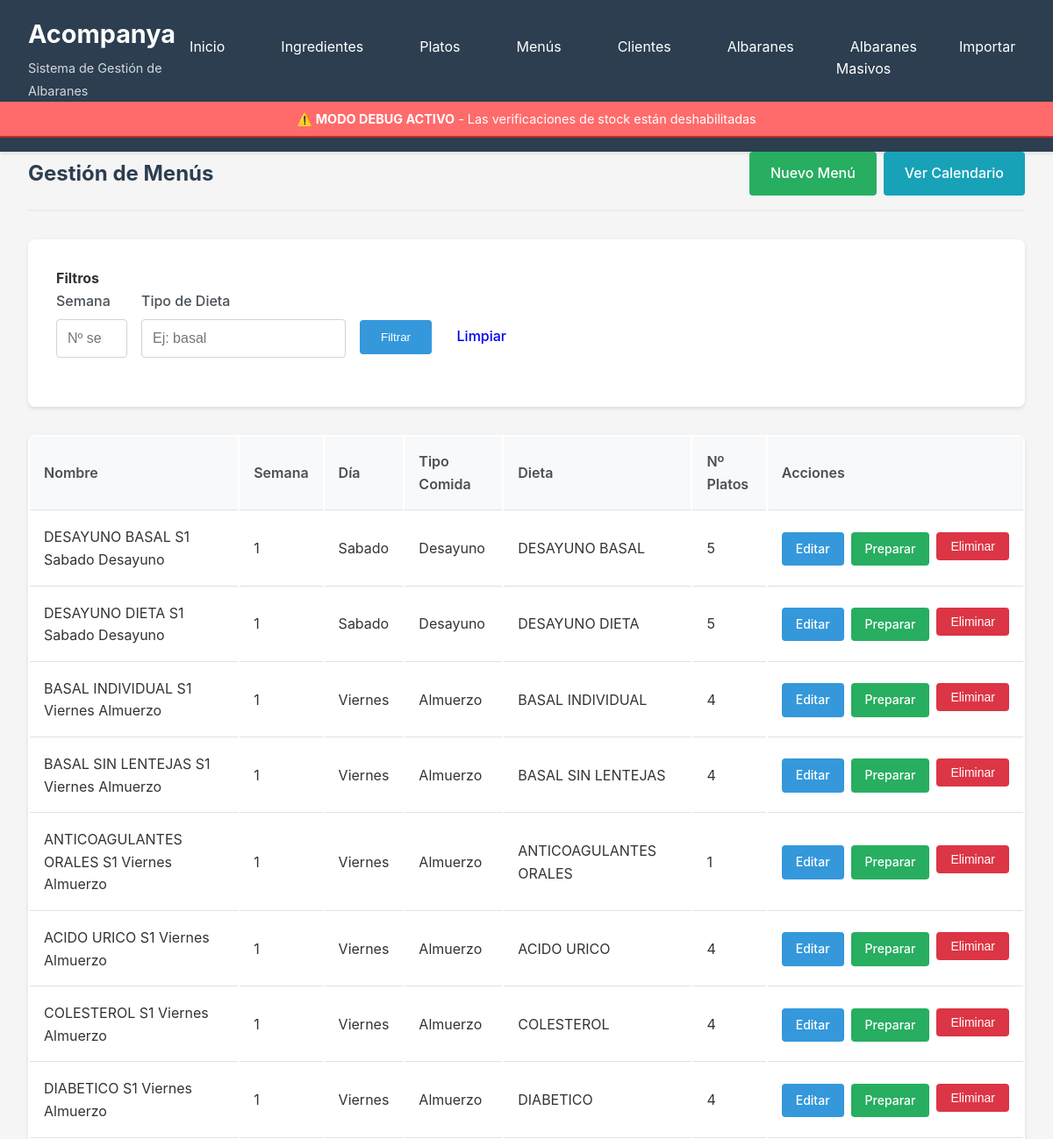
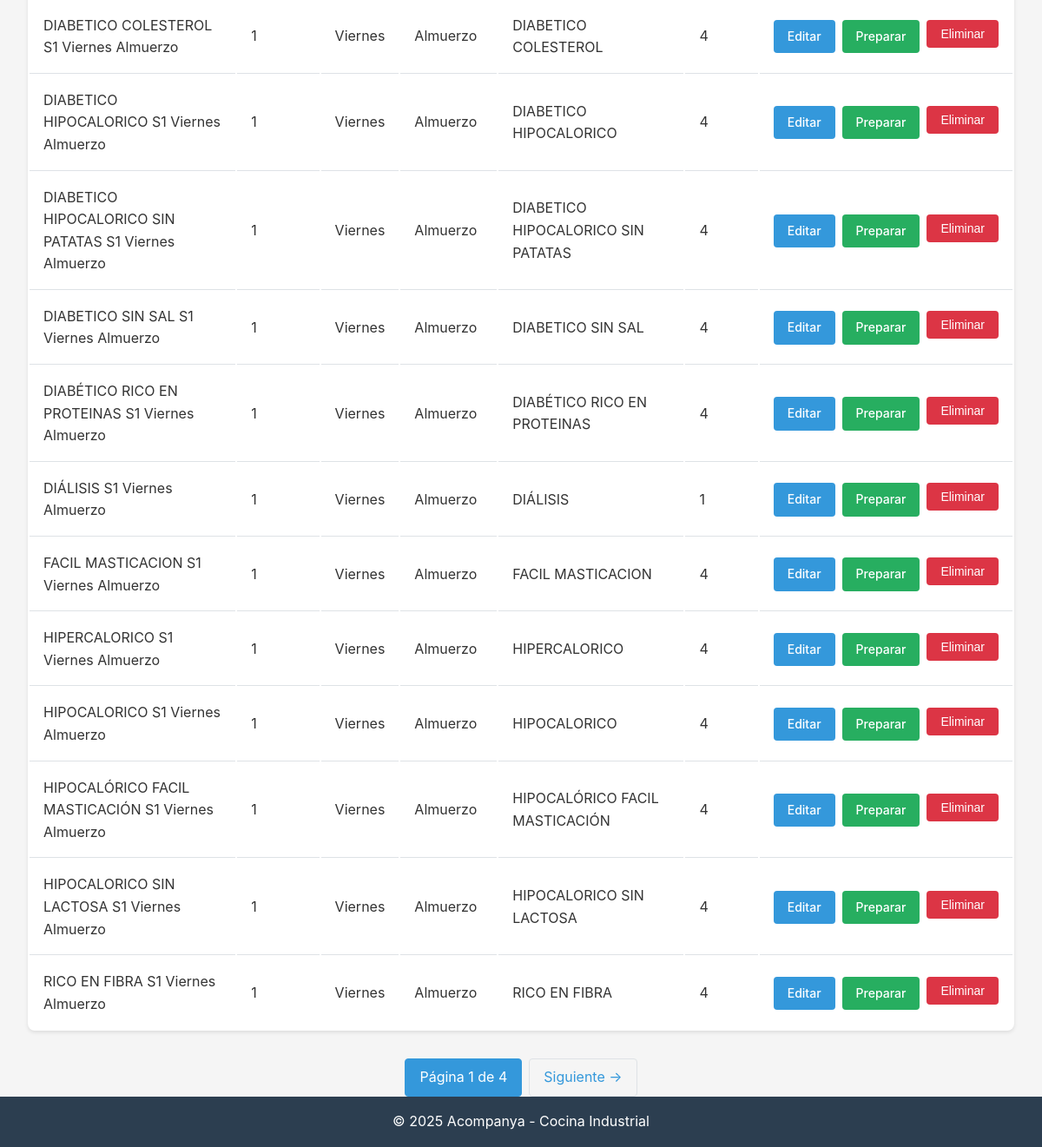
The page /menus/ on the database its author committed (2 pictures, top to bottom).
### database/models.py (models this page shows, shortened)
class Menu(db.Model):
    __tablename__ = 'menus'
    id = db.Column(db.Integer, primary_key=True)
    nombre = db.Column(db.String(200), nullable=False)
    dia_semana = db.Column(Enum(DiaSemana), nullable=False)
    numero_semana = db.Column(db.Integer, nullable=False)
    tipo_dieta = db.Column(db.String(100), nullable=False, default='basal')
    tipo_comida = db.Column(Enum(TipoComida), nullable=False)
    created_at = db.Column(db.DateTime, default=datetime.utcnow)
    platos = db.relationship('Plato', secondary=menus_platos, backref='menus')
    detalles_albaran = db.relationship('AlbaranDetalle', backref='menu', lazy='dynamic')

### routes/menus.py (the view)
@menus_bp.route('/')
def listar():
    page = request.args.get('page', 1, type=int)
    semana = request.args.get('semana', type=int)
    tipo_dieta = request.args.get('tipo_dieta')
    query = Menu.query
    if semana:
        query = query.filter(Menu.numero_semana == semana)
    if tipo_dieta:
        query = query.filter(Menu.tipo_dieta == tipo_dieta)
    menus = query.order_by(Menu.numero_semana.desc(), Menu.dia_semana).paginate(
        page=page, per_page=20, error_out=False
    )
    return render_template('menus/listar.html', menus=menus)

### app.py (called while the page is built)
def create_app():
    app = Flask(__name__)
    app.config.from_object(Config)
    init_db(app)
    app.register_blueprint(ingredientes_bp, url_prefix='/ingredientes')
    app.register_blueprint(platos_bp, url_prefix='/platos')
    app.register_blueprint(menus_bp, url_prefix='/menus')
    app.register_blueprint(albaranes_bp, url_prefix='/albaranes')
    app.register_blueprint(importar_bp, url_prefix='/importar')
    app.register_blueprint(clientes_bp, url_prefix='/clientes')
    app.register_blueprint(albaranes_masivos_bp, url_prefix='/albaranes-masivos')
    @app.context_processor
    def inject_config():
        return dict(config=app.config)
    @app.route('/')
    def index():
        return render_template('index.html')
    @app.route('/dashboard')
    def dashboard():
        return render_template('dashboard.html')
    return app

### templates/menus/listar.html (shortened to what this page needs)
{% extends "base.html" %}
{% block content %}
<div class="page-header">
    <h2>Gestión de Menús</h2>
    <div class="action-group">
        <a href="{{ url_for('menus.nuevo') }}" class="btn btn-success">Nuevo Menú</a>
        <a href="{{ url_for('menus.calendario') }}" class="btn btn-info">Ver Calendario</a>
    </div>
</div>
<form method="GET" action="{{ url_for('menus.listar') }}" class="albaran-section">
    <h4>Filtros</h4>
    <div class="form-row" style="display: flex; gap: 1rem; align-items: flex-end;">
        <div class="form-group">
            <label for="semana" class="form-label">Semana</label>
            <input type="number" class="form-control" id="semana" name="semana"
                   min="1" max="53" value="{{ request.args.get('semana', '') }}" placeholder="Nº semana">
        </div>
        <div class="form-group">
            <label for="tipo_dieta" class="form-label">Tipo de Dieta</label>
            <input type="text" class="form-control" id="tipo_dieta" name="tipo_dieta"
                   value="{{ request.args.get('tipo_dieta', '') }}" placeholder="Ej: basal">
        </div>
        <div class="form-group">
            <button type="submit" class="btn btn-primary">Filtrar</button>
            <a href="{{ url_for('menus.listar') }}" class="btn btn-secondary">Limpiar</a>
        </div>
    </div>
</form>
<table class="table">
    <thead>
        <tr>
            <th>Nombre</th>
            <th>Semana</th>
            <th>Día</th>
            <th>Tipo Comida</th>
            <th>Dieta</th>
            <th>Nº Platos</th>
            <th>Acciones</th>
        </tr>
    </thead>
    <tbody>
        {% for menu in menus.items %}
        <tr>
            <td>{{ menu.nombre }}</td>
            <td>{{ menu.numero_semana }}</td>
            <td>{{ menu.dia_semana.value|title }}</td>
            <td>{{ menu.tipo_comida.value|title }}</td>
            <td>{{ menu.tipo_dieta }}</td>
            <td>{{ menu.platos|length }}</td>
            <td>
                <div class="action-group">
                    <a href="{{ url_for('menus.editar', id=menu.id) }}" class="btn btn-sm btn-primary">Editar</a>
                    <a href="{{ url_for('menus.preparar', id=menu.id) }}" class="btn btn-sm btn-success">Preparar</a>
                    <form action="{{ url_for('menus.eliminar', id=menu.id) }}" method="POST" style="display: inline;" onsubmit="return confirmDelete('¿Eliminar este menú?')">
                        <button type="submit" class="btn btn-sm btn-danger">Eliminar</button>
                    </form>
                </div>
            </td>
        </tr>
        {% endfor %}
    </tbody>
</table>
{% if menus.has_prev or menus.has_next %}
<div class="pagination">
    <span class="active">Página {{ menus.page }} de {{ menus.pages }}</span>
    {% if menus.has_next %}
        {% set args = dict(request.args) %}
        {% if 'page' in args %}{% set _ = args.pop('page') %}{% endif %}
        <a href="{{ url_for('menus.listar', page=menus.next_num, **args) }}">Siguiente →</a>
    {% endif %}
</div>
{% endif %}
{% endblock %}

### static/css/style.css (style rules this page uses)
* { margin: 0; padding: 0; box-sizing: border-box; }
body { font-family: -apple-system, BlinkMacSystemFont, 'Segoe UI', Roboto, 'Helvetica Neue', Arial, sans-serif; line-height: 1.6; color: #333; background-color: #f5f5f5; min-height: 100vh; display: flex; flex-direction: column; }
.btn { display: inline-block; padding: 0.75rem 1.5rem; text-decoration: none; border-radius: 4px; font-weight: 500; transition: all 0.3s; border: none; cursor: pointer; text-align: center; }
.btn-primary { background-color: #3498db; color: white; }
.btn-success { background-color: #27ae60; color: white; }
.btn-info { background-color: #17a2b8; color: white; }
.btn-danger { background-color: #dc3545; color: white; }
.btn-sm { padding: 0.5rem 1rem; font-size: 0.875rem; }
.table { width: 100%; background: white; border-radius: 8px; overflow: hidden; box-shadow: 0 2px 4px rgba(0,0,0,0.1); }
.table th, .table td { padding: 1rem; text-align: left; border-bottom: 1px solid #dee2e6; }
.table th { background-color: #f8f9fa; font-weight: 600; color: #495057; }
.table tbody tr:last-child td { border-bottom: none; }
.form-group { margin-bottom: 1.5rem; }
.form-label { display: block; margin-bottom: 0.5rem; font-weight: 500; color: #495057; }
.form-control { width: 100%; padding: 0.75rem; border: 1px solid #ced4da; border-radius: 4px; font-size: 1rem; transition: border-color 0.3s; }
.page-header { display: flex; justify-content: space-between; align-items: center; margin-bottom: 2rem; padding-bottom: 1rem; border-bottom: 2px solid #e9ecef; }
.page-header h2 { color: #2c3e50; }
.action-group { display: flex; gap: 0.5rem; }
.pagination { display: flex; justify-content: center; margin-top: 2rem; gap: 0.5rem; }
.pagination a, .pagination span { padding: 0.5rem 1rem; text-decoration: none; border: 1px solid #dee2e6; color: #3498db; border-radius: 4px; }
.pagination .active { background-color: #3498db; color: white; border-color: #3498db; }
.albaran-section { background: white; padding: 2rem; border-radius: 8px; margin-bottom: 2rem; box-shadow: 0 2px 4px rgba(0,0,0,0.1); }

### rows shown on the page
Menu: nombre "DESAYUNO BASAL S1 Sabado Desayuno", numero_semana "1", dia_semana.value "Sabado", tipo_comida.value "Desayuno", tipo_dieta "DESAYUNO BASAL", platos|length "5"
Menu: nombre "DESAYUNO DIETA S1 Sabado Desayuno", numero_semana "1", dia_semana.value "Sabado", tipo_comida.value "Desayuno", tipo_dieta "DESAYUNO DIETA", platos|length "5"
Menu: nombre "BASAL INDIVIDUAL S1 Viernes Almuerzo", numero_semana "1", dia_semana.value "Viernes", tipo_comida.value "Almuerzo", tipo_dieta "BASAL INDIVIDUAL", platos|length "4"
Menu: nombre "BASAL SIN LENTEJAS S1 Viernes Almuerzo", numero_semana "1", dia_semana.value "Viernes", tipo_comida.value "Almuerzo", tipo_dieta "BASAL SIN LENTEJAS", platos|length "4"
Menu: nombre "ANTICOAGULANTES ORALES S1 Viernes Almuerzo", numero_semana "1", dia_semana.value "Viernes", tipo_comida.value "Almuerzo", tipo_dieta "ANTICOAGULANTES ORALES", platos|length "1"
Menu: nombre "ACIDO URICO S1 Viernes Almuerzo", numero_semana "1", dia_semana.value "Viernes", tipo_comida.value "Almuerzo", tipo_dieta "ACIDO URICO", platos|length "4"
Menu: nombre "COLESTEROL S1 Viernes Almuerzo", numero_semana "1", dia_semana.value "Viernes", tipo_comida.value "Almuerzo", tipo_dieta "COLESTEROL", platos|length "4"
Menu: nombre "DIABETICO S1 Viernes Almuerzo", numero_semana "1", dia_semana.value "Viernes", tipo_comida.value "Almuerzo", tipo_dieta "DIABETICO", platos|length "4"
Menu: nombre "DIABETICO COLESTEROL S1 Viernes Almuerzo", numero_semana "1", dia_semana.value "Viernes", tipo_comida.value "Almuerzo", tipo_dieta "DIABETICO COLESTEROL", platos|length "4"
Menu: nombre "DIABETICO HIPOCALORICO S1 Viernes Almuerzo", numero_semana "1", dia_semana.value "Viernes", tipo_comida.value "Almuerzo", tipo_dieta "DIABETICO HIPOCALORICO", platos|length "4"
Menu: nombre "DIABETICO HIPOCALORICO SIN PATATAS S1 Viernes Almuerzo", numero_semana "1", dia_semana.value "Viernes", tipo_comida.value "Almuerzo", tipo_dieta "DIABETICO HIPOCALORICO SIN PATATAS", platos|length "4"
Menu: nombre "DIABETICO SIN SAL S1 Viernes Almuerzo", numero_semana "1", dia_semana.value "Viernes", tipo_comida.value "Almuerzo", tipo_dieta "DIABETICO SIN SAL", platos|length "4"
Menu: nombre "DIABÉTICO RICO EN PROTEINAS S1 Viernes Almuerzo", numero_semana "1", dia_semana.value "Viernes", tipo_comida.value "Almuerzo", tipo_dieta "DIABÉTICO RICO EN PROTEINAS", platos|length "4"
Menu: nombre "DIÁLISIS S1 Viernes Almuerzo", numero_semana "1", dia_semana.value "Viernes", tipo_comida.value "Almuerzo", tipo_dieta "DIÁLISIS", platos|length "1"
Menu: nombre "FACIL MASTICACION S1 Viernes Almuerzo", numero_semana "1", dia_semana.value "Viernes", tipo_comida.value "Almuerzo", tipo_dieta "FACIL MASTICACION", platos|length "4"
Menu: nombre "HIPERCALORICO S1 Viernes Almuerzo", numero_semana "1", dia_semana.value "Viernes", tipo_comida.value "Almuerzo", tipo_dieta "HIPERCALORICO", platos|length "4"
Menu: nombre "HIPOCALORICO S1 Viernes Almuerzo", numero_semana "1", dia_semana.value "Viernes", tipo_comida.value "Almuerzo", tipo_dieta "HIPOCALORICO", platos|length "4"
Menu: nombre "HIPOCALÓRICO FACIL MASTICACIÓN S1 Viernes Almuerzo", numero_semana "1", dia_semana.value "Viernes", tipo_comida.value "Almuerzo", tipo_dieta "HIPOCALÓRICO FACIL MASTICACIÓN", platos|length "4"
Menu: nombre "HIPOCALORICO SIN LACTOSA S1 Viernes Almuerzo", numero_semana "1", dia_semana.value "Viernes", tipo_comida.value "Almuerzo", tipo_dieta "HIPOCALORICO SIN LACTOSA", platos|length "4"
Menu: nombre "RICO EN FIBRA S1 Viernes Almuerzo", numero_semana "1", dia_semana.value "Viernes", tipo_comida.value "Almuerzo", tipo_dieta "RICO EN FIBRA", platos|length "4"

### other values the page prints
{{ menus.page }} "1"
{{ menus.pages }} "4"
